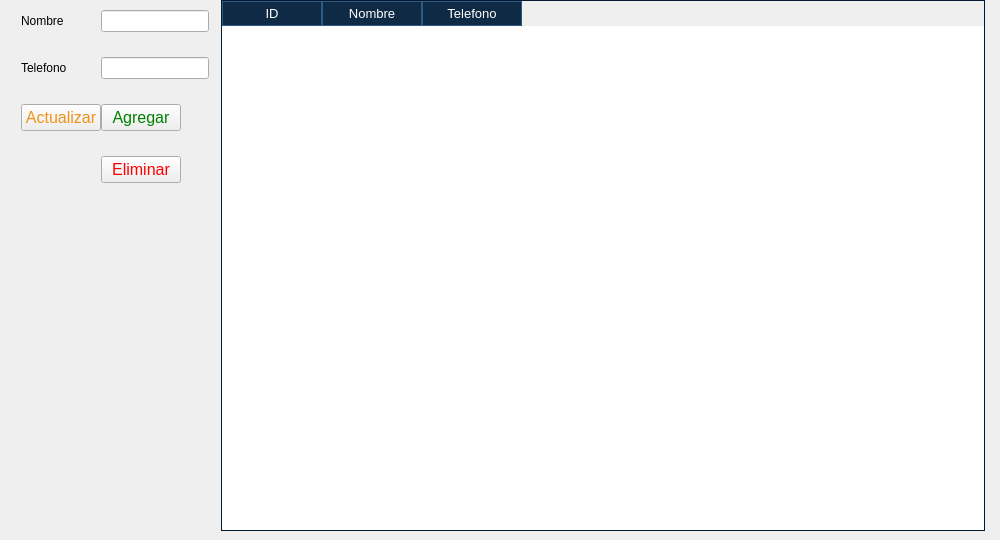
      <widget class="QWidget" name="page_Suplier">
       <widget class="QWidget" name="layoutWidget_2">
        <property name="geometry">
         <rect>
          <x>0</x>
          <y>0</y>
          <width>991</width>
          <height>531</height>
         </rect>
        </property>
        <layout class="QHBoxLayout" name="horizontalLayout_4" stretch="0,2">
         <property name="spacing">
          <number>12</number>
         </property>
         <property name="sizeConstraint">
          <enum>QLayout::SetMaximumSize</enum>
         </property>
         <property name="leftMargin">
          <number>6</number>
         </property>
         <property name="rightMargin">
          <number>6</number>
         </property>
         <item>
          <layout class="QFormLayout" name="formLayout_4">
           <property name="sizeConstraint">
            <enum>QLayout::SetFixedSize</enum>
           </property>
           <property name="labelAlignment">
            <set>Qt::AlignJustify|Qt::AlignVCenter</set>
           </property>
           <property name="formAlignment">
            <set>Qt::AlignJustify|Qt::AlignVCenter</set>
           </property>
           <property name="horizontalSpacing">
            <number>0</number>
           </property>
           <property name="verticalSpacing">
            <number>25</number>
           </property>
           <property name="leftMargin">
            <number>15</number>
           </property>
           <property name="topMargin">
            <number>10</number>
           </property>
           <item row="0" column="0">
            <widget class="QLabel" name="label_17">
             <property name="text">
              <string>Nombre</string>
             </property>
            </widget>
           </item>
           <item row="0" column="1">
            <widget class="QLineEdit" name="suplierName">
             <property name="sizePolicy">
              <sizepolicy hsizetype="Fixed" vsizetype="Fixed">
               <horstretch>150</horstretch>
               <verstretch>0</verstretch>
              </sizepolicy>
             </property>
            </widget>
           </item>
           <item row="1" column="0">
            <widget class="QLabel" name="label_19">
             <property name="text">
              <string>Telefono</string>
             </property>
            </widget>
           </item>
           <item row="1" column="1">
            <widget class="QLineEdit" name="suplierNumber">
             <property name="sizePolicy">
              <sizepolicy hsizetype="Fixed" vsizetype="Fixed">
               <horstretch>0</horstretch>
               <verstretch>0</verstretch>
              </sizepolicy>
             </property>
            </widget>
           </item>
           <item row="2" column="0">
            <widget class="QPushButton" name="updateSuplier">
             <property name="font">
              <font>
               <pointsize>12</pointsize>
              </font>
             </property>
             <property name="cursor">
              <cursorShape>PointingHandCursor</cursorShape>
             </property>
             <property name="styleSheet">
              <string notr="true">QPushButton {
	color: #F09319;
}</string>
             </property>
             <property name="text">
              <string>Actualizar</string>
             </property>
            </widget>
           </item>
           <item row="2" column="1">
            <widget class="QPushButton" name="addSuplier">
             <property name="sizePolicy">
              <sizepolicy hsizetype="Fixed" vsizetype="Fixed">
               <horstretch>0</horstretch>
               <verstretch>0</verstretch>
              </sizepolicy>
             </property>
             <property name="font">
              <font>
               <pointsize>12</pointsize>
              </font>
             </property>
             <property name="cursor">
              <cursorShape>PointingHandCursor</cursorShape>
             </property>
             <property name="styleSheet">
              <string notr="true">QPushButton {
	color: green;
}</string>
             </property>
             <property name="text">
              <string>Agregar</string>
             </property>
            </widget>
           </item>
           <item row="3" column="1">
            <widget class="QPushButton" name="deleteSuplier">
             <property name="sizePolicy">
              <sizepolicy hsizetype="Fixed" vsizetype="Fixed">
               <horstretch>0</horstretch>
               <verstretch>0</verstretch>
              </sizepolicy>
             </property>
             <property name="font">
              <font>
               <pointsize>12</pointsize>
              </font>
             </property>
             <property name="cursor">
              <cursorShape>PointingHandCursor</cursorShape>
             </property>
             <property name="styleSheet">
              <string notr="true">QPushButton {
	color: red;
}</string>
             </property>
             <property name="text">
              <string>Eliminar</string>
             </property>
            </widget>
           </item>
           <item row="4" column="1">
            <spacer name="verticalSpacer_5">
             <property name="orientation">
              <enum>Qt::Vertical</enum>
             </property>
             <property name="sizeHint" stdset="0">
              <size>
               <width>20</width>
               <height>40</height>
              </size>
             </property>
            </spacer>
           </item>
          </layout>
         </item>
         <item>
          <widget class="QTableWidget" name="suplierTable">
           <property name="font">
            <font>
             <pointsize>10</pointsize>
            </font>
           </property>
           <property name="styleSheet">
            <string notr="true">    QHeaderView::section {
        background-color: #0F2A45;   /* Fondo del encabezado */
        color: white;                /* Color del texto */
        border: 1px solid #2D5986;   /* Bordes del encabezado */
		padding: 2px;
    }

    QTableWidget::item {
        border: 1px solid #2D5986;   /* Bordes de las celdas */
        padding: 2px;                /* Espaciado dentro de las celdas */
    }

	QTableWidget::item:alternate{
	    background-color: #0B4B6C;
	}

    QTableWidget::item:selected {
		color: black; /*Color del texto*/
        background-color: #82ABD5;   /* Fondo cuando se selecciona */
    }

    QTableWidget {
        border: 1px solid #031A31;   /* Bordes de la tabla */
    }

    QScrollBar:vertical {
        background: #000000;
        width: 16px;
    }
    
    QScrollBar::handle:vertical {
        background: #00796b;
        min-height: 20px;
	}</string>
           </property>
           <property name="editTriggers">
            <set>QAbstractItemView::NoEditTriggers</set>
           </property>
           <property name="alternatingRowColors">
            <bool>true</bool>
           </property>
           <property name="selectionMode">
            <enum>QAbstractItemView::SingleSelection</enum>
           </property>
           <property name="selectionBehavior">
            <enum>QAbstractItemView::SelectRows</enum>
           </property>
           <property name="textElideMode">
            <enum>Qt::ElideRight</enum>
           </property>
           <property name="showGrid">
            <bool>true</bool>
           </property>
           <property name="sortingEnabled">
            <bool>true</bool>
           </property>
           <attribute name="verticalHeaderVisible">
            <bool>false</bool>
           </attribute>
           <column>
            <property name="text">
             <string>ID</string>
            </property>
           </column>
           <column>
            <property name="text">
             <string>Nombre</string>
            </property>
           </column>
           <column>
            <property name="text">
             <string>Telefono</string>
            </property>
           </column>
          </widget>
         </item>
        </layout>
       </widget>
      </widget>
